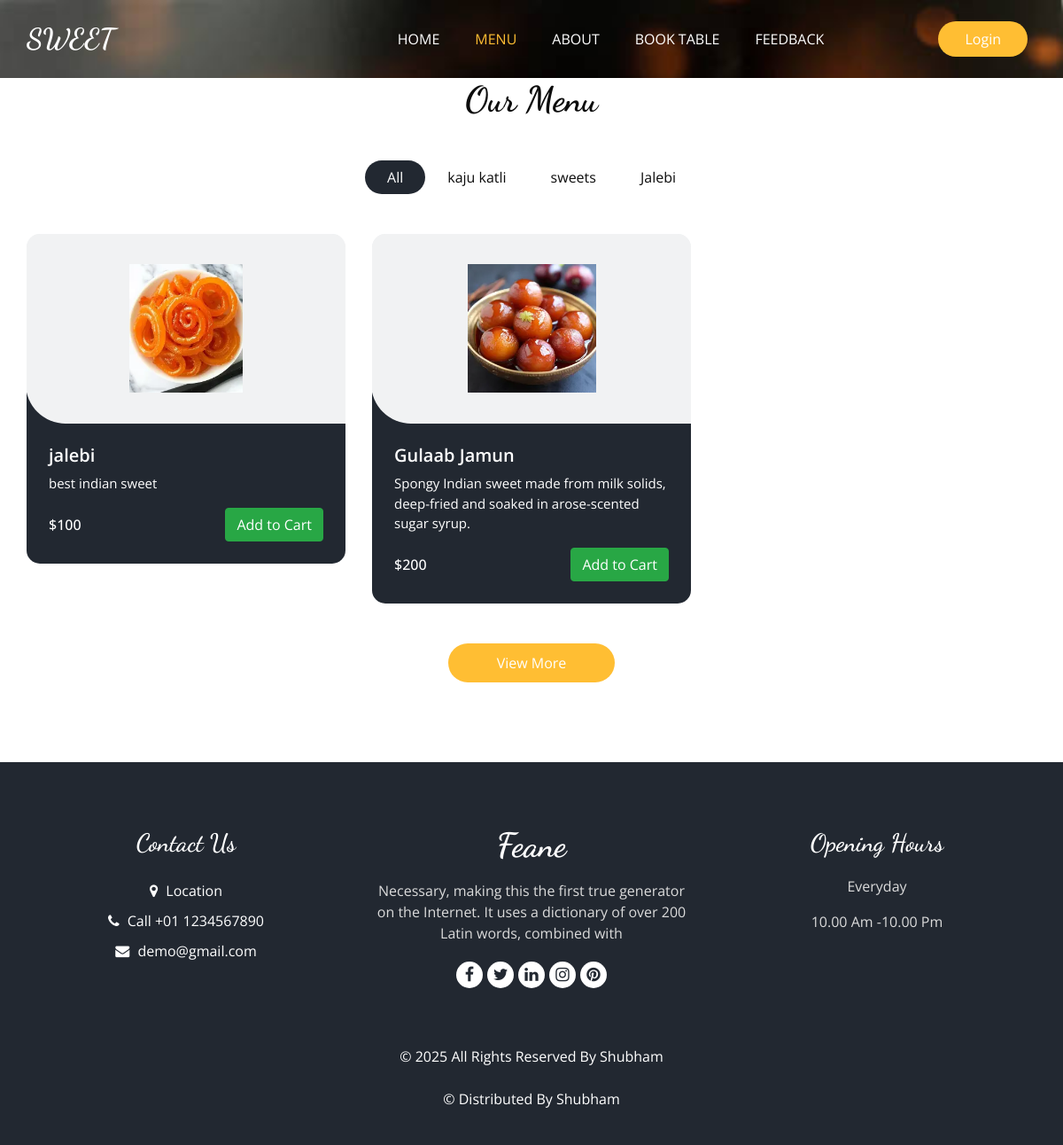
The app's page /menu/ with its own data.
### Base_App/models.py (models this page shows, shortened)
class ItemList(models.Model):
    Category_name = models.CharField(max_length=15)
    def __str__(self):
        return self.Category_name

class Items(models.Model):
    Item_name = models.CharField(max_length=40)
    description = models.TextField(blank=False)
    Price = models.IntegerField()
    Category = models.ForeignKey(ItemList, related_name='Name', on_delete=models.CASCADE)
    Image = models.ImageField(upload_to='items/')

### Base_App/views.py (the view)
# urls.py: path('menu/', MenuView, name='Menu'),
def MenuView(request):
    items =  Items.objects.all()
    list = ItemList.objects.all()
    return render(request, 'menu.html', {'items': items, 'list': list})

### Template/menu.html (shortened to what this page needs)
{% extends "base.html" %}
{% block class %}class="sub_page"{% endblock class %}
{% block menu_status %}active{% endblock menu_status %}
{% load static %}
{% block main %}
  <section class="food_section layout_padding-bottom">
    <div class="container">
      <div class="heading_container heading_center">
        <h2>
          Our Menu
        </h2>
      </div>
      <ul class="filters_menu">
        <li class="active" data-filter="*">All</li>
        {% for i in list %}
        <li data-filter=".{{i.Category_name}}">{{i.Category_name}}</li>
        {% endfor %}
      </ul>
      <div class="filters-content">
        <div class="row grid">
          {% for j in items %}
          <div class="col-sm-6 col-lg-4 all {{j.Category}}">
            <div class="box">
              <div>
                <div class="img-box">
                  <img src="/media/{{j.Image}} " alt="{{j.Image}}">
                </div>
                <div class="detail-box">
                  <h5>
                    {{j.Item_name}}
                  </h5>
                  <p>
                    {{j.description}}
                  </p>
                  <div class="options">
                    <h6>
                      ${{j.Price}}
                    </h6>
                    <button class="btn btn-success add-to-cart" data-item-id="{{j.id}}" data-item-name="{{j.Item_name}}" data-item-price="{{j.Price}}">
                      Add to Cart
                    </button>
                  </div>
                </div>
              </div>
            </div>
          </div>
          {% endfor %}
        </div>
      </div>
      <div class="btn-box">
        <a href="">
          View More
        </a>
      </div>
    </div>
  </section>
{% endblock main %}

### Template/base.html (shortened to what this page needs)
<!DOCTYPE html>
<html>
{% load static %}
<head>
  <link rel="stylesheet" type="text/css" href="{% static 'css/bootstrap.css' %}" />
  <link rel="stylesheet" type="text/css" href="https://cdnjs.cloudflare.com/ajax/libs/OwlCarousel2/2.3.4/assets/owl.carousel.min.css" />
  <link rel="stylesheet" href="https://cdnjs.cloudflare.com/ajax/libs/jquery-nice-select/1.1.0/css/nice-select.min.css" />
  <link href="{% static 'css/font-awesome.min.css' %}" rel="stylesheet" />
  <link href="{% static 'css/style.css' %}" rel="stylesheet" />
  <link href="{% static 'css/responsive.css' %}" rel="stylesheet" />
</head>
<body {% block class %}{% endblock class %}>
  <div class="hero_area">
    <div class="bg-box">
      <img src="{% static 'images/background.jpg' %}" alt="">
    </div>
    <header class="header_section">
      <div class="container">
        <nav class="navbar navbar-expand-lg custom_nav-container ">
          <a class="navbar-brand" href="{% url "Home" %}">
            <span>
              SWEET
            </span>
          </a>
          <div class="collapse navbar-collapse" id="navbarSupportedContent">
            <ul class="navbar-nav  mx-auto ">
              <li class="nav-item {% block home_status %}{% endblock home_status %}">
                <a class="nav-link" href="{% url "Home" %}">Home <span class="sr-only">(current)</span></a>
              </li>
              <li class="nav-item {% block menu_status %}{% endblock menu_status %}">
                <a class="nav-link " href="{% url "Menu" %}">Menu</a>
              </li>
              <li class="nav-item {% block about_status %}{% endblock about_status %}">
                <a class="nav-link" href="{% url "About" %}">About</a>
              </li>
              <li class="nav-item {% block table_status %}{% endblock table_status %}">
                <a class="nav-link" href="{% url "Book_Table" %}">Book Table</a>
              </li>
              <li class="nav-item {% block feedback_status %}{% endblock feedback_status %}">
                <a class="nav-link" href="{% url "Feedback_Form" %}">Feedback</a>
              </li>
            </ul>
            <div class="user_option">
              <div class="user_option">
                {% if user.is_authenticated %}
                  <span style="background-color: #f8c6c6; color: #000; padding: 5px 10px; border-radius: 5px; font-weight: bold;">
                    {{ user.username }}
                  </span>
                  <a href="{% url 'logout' %}" class="btn btn-secondary">Logout</a>
                  <button id="cart-button" class="btn btn-primary">
                    <i class="fa fa-shopping-cart"></i> Cart
                  </button>
                {% else %}
                  <a href="{% url 'login' %}" class="btn order_online">Login</a>
                {% endif %}
              </div>
            </div>
          </div>
        </nav>
      </div>
    </header>
  </div>
 {% block main %}{% endblock main %}
  <footer class="footer_section">
    <div class="container">
      <div class="row">
        <div class="col-md-4 footer-col">
          <div class="footer_contact">
            <h4>
              Contact Us
            </h4>
            <div class="contact_link_box">
              <a href="">
                <i class="fa fa-map-marker" aria-hidden="true"></i>
                <span>
                  Location
                </span>
              </a>
              <a href="">
                <i class="fa fa-phone" aria-hidden="true"></i>
                <span>
                  Call +01 1234567890
                </span>
              </a>
              <a href="">
                <i class="fa fa-envelope" aria-hidden="true"></i>
                <span>
                  demo@gmail.com
                </span>
              </a>
            </div>
          </div>
        </div>
        <div class="col-md-4 footer-col">
          <div class="footer_detail">
            <a href="" class="footer-logo">
              Feane
            </a>
            <p>
              Necessary, making this the first true generator on the Internet. It uses a dictionary of over 200 Latin words, combined with
            </p>
            <div class="footer_social">
              <a href="">
                <i class="fa fa-facebook" aria-hidden="true"></i>
              </a>
              <a href="">
                <i class="fa fa-twitter" aria-hidden="true"></i>
              </a>
              <a href="">
                <i class="fa fa-linkedin" aria-hidden="true"></i>
              </a>
              <a href="">
                <i class="fa fa-instagram" aria-hidden="true"></i>
              </a>
              <a href="">
                <i class="fa fa-pinterest" aria-hidden="true"></i>
              </a>
            </div>
          </div>
        </div>
        <div class="col-md-4 footer-col">
          <h4>
            Opening Hours
          </h4>
          <p>
            Everyday
          </p>
          <p>
            10.00 Am -10.00 Pm
          </p>
        </div>
      </div>
      <div class="footer-info">
        <p>
          &copy; <span id="displayYear"></span> All Rights Reserved By
          <a href="https://html.design/">Shubham</a><br><br>
          &copy;  Distributed By
          <a href="https://themewagon.com/" target="_blank">Shubham</a>
        </p>
      </div>
    </div>
  </footer>
</body>
</html>

### Static/css/responsive.css (style rules this page uses)
@media (min-width: 1200px) { .container { max-width: 1170px; } }

### records on screen
ItemList: Category_name "kaju katli"
ItemList: Category_name "sweets"
ItemList: Category_name "Jalebi"
Items: Image (picture), Item_name "jalebi", description "best indian sweet", Price "100"
Items: Image (picture), Item_name "Gulaab Jamun", description "Spongy Indian sweet made from milk solids, deep-fried and soaked in arose-scented sugar syrup.", Price "200"
